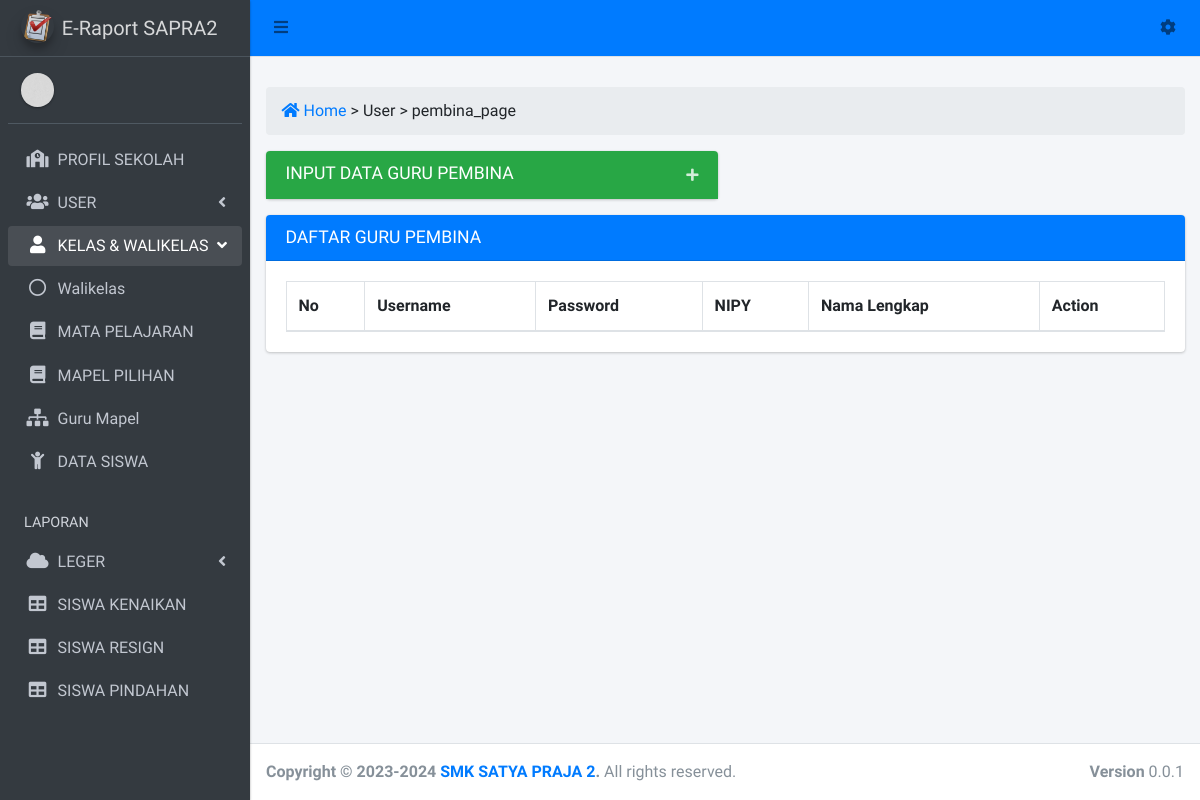
Before: /admin?view=pembina_page with the older database file.
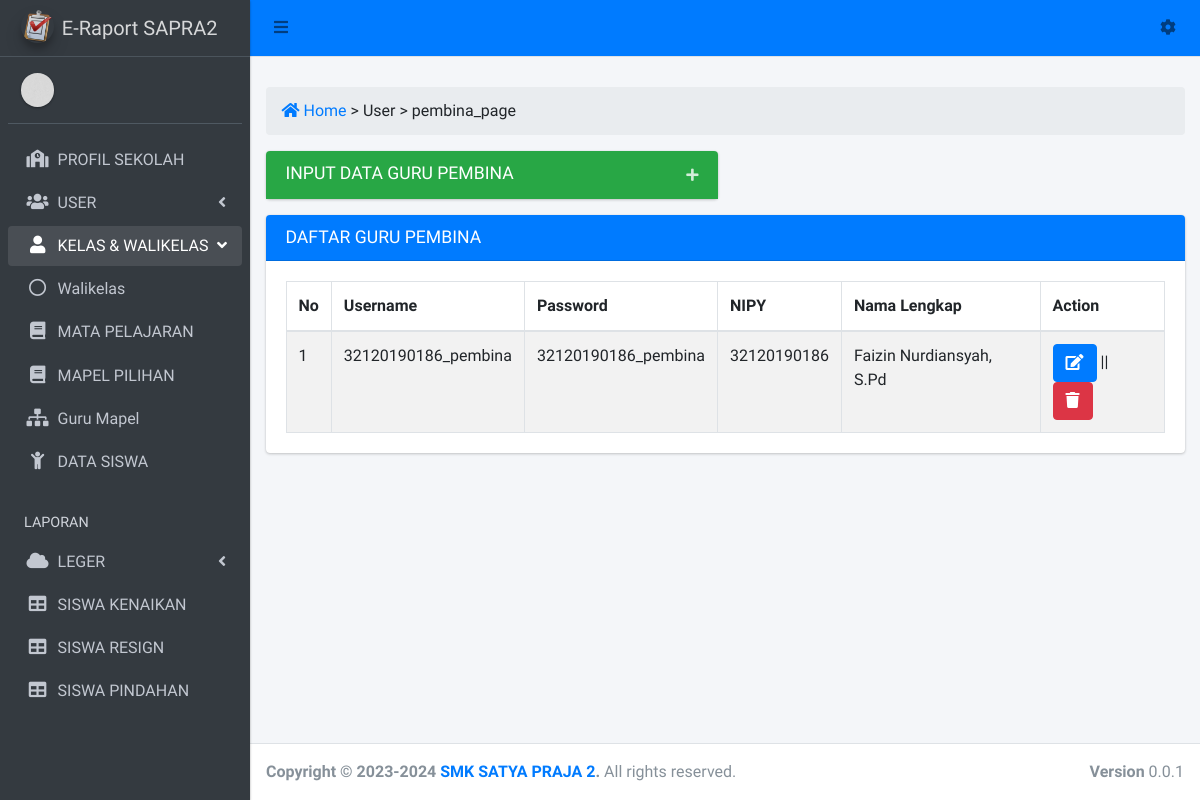
After: the same page with the newer database file.
### tables this page shows
CREATE TABLE `tb_rolsusers` (
  `id_rolsuser` int(10) NOT NULL,
  `id_user` varchar(10) NOT NULL,
  `nipy` varchar(20) NOT NULL,
  `id_levelusers` int(10) NOT NULL
);

CREATE TABLE `tb_users` (
  `id_user` varchar(10) NOT NULL,
  `username` varchar(20) NOT NULL,
  `password` varchar(20) NOT NULL,
  `nipy` varchar(20) NOT NULL,
  `nama_lengkap` varchar(50) NOT NULL
);

### view/operator/pembina_page.php (the view, shortened to what this page needs)
<div class="row">
  <div class="col-sm-12">
    <ol class="breadcrumb <?= $bg_breadcrumb;  ?>">
	    <li><a href="admin" class="pr-1"><i class="fas fa-home"></i> Home</a></li>
	    <li class="active"> > <?= ' User > ' . $_GET['view'] ?: 'Dashboard'; ?></li>
	  </ol>
  </div>
</div>
<div class="row">
	<div class="col-sm-6">
		<div class="card collapsed-card">
			<div class="card-header bg-success">
				<h3 class="card-title">INPUT DATA GURU PEMBINA</h3>
				<div class="card-tools">
		      <button type="button" class="btn btn-tool" data-card-widget="collapse"><i class="fas fa-plus"></i>
		      </button>
		    </div>
			</div>
		</div>
	</div>
	<div class="col-sm-12">
		<div class="card">
			<div class="card-header bg-primary">
				<h3 class="card-title">DAFTAR GURU PEMBINA</h3>
			</div>
			<div class="card-body">
				<table id="example1" class="table table-bordered table-striped">
				<thead>
					<tr>
						<th>No</th>
						<th>Username</th>
						<th>Password</th>
						<th>NIPY</th>
						<th>Nama Lengkap</th>
						<th>Action</th>
					</tr>
				</thead>
				<tbody>
					<?php
					$no = 1;
					$query = mysqli_query($koneksi, "select * from tb_users x inner join tb_rolsusers y on y.id_user = x.id_user inner join tb_levelusers z on z.id_levelusers = y.id_levelusers where y.id_levelusers = '5'");
					while ($data = mysqli_fetch_array($query)) {
						echo "<tr>";
						echo "<td>".$no++."</td>";
						echo "<td>".$data['username']."</td>";
						echo "<td>".$data['password']."</td>";
						echo "<td>".$data['nipy']."</td>";
						echo "<td>".$data['nama_lengkap']."</td>";
						?>
						<td><a href="?view=update_guru&id=<?= $data['id_user'] ?>" class='btn btn-primary'><i class='fas fa-edit'></i></a> || <a href="?view=pembina_page&id_del=<?= $data['id_user'] ?>" class='btn btn-danger' onclick="return confirm('Apakah anda yakin ingin menghapus username <?= $data['username'] ?> ini?')"><i class='fas fa-trash'></i></a> </td>
						<?php
						echo "</tr>";
					}
					?>
				</tbody>
			</table>
			</div>
		</div>
	</div>
</div>

Changed rows visible on the page:
added tb_rolsusers: id_user.username "32120190186_pembina", id_user.password "32120190186_pembina", nipy "32120190186", id_user.nama_lengkap "Faizin Nurdiansyah, S.Pd"
